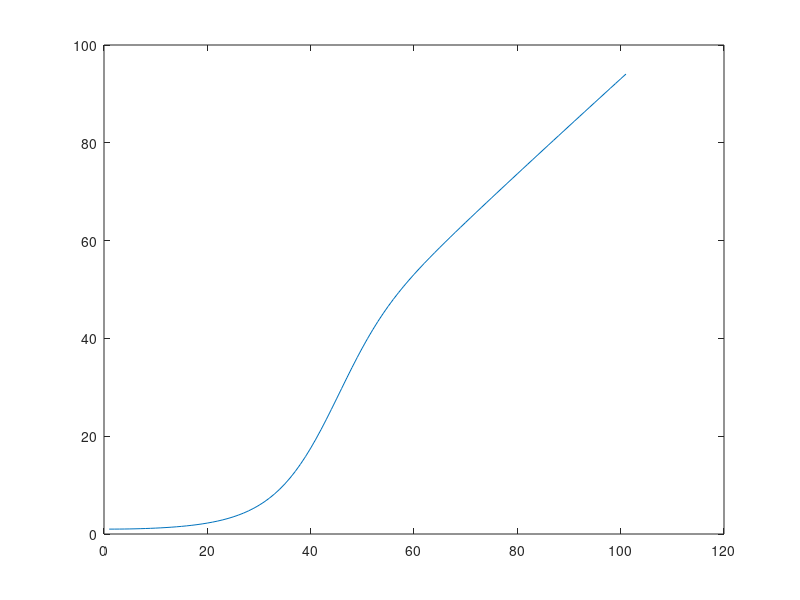

MATLAB code for this plot:
clear all

% Euler parameters
dt = 0.01;
t = 0:dt:1;

% constants
ka = 0.1; %antibiotic kill rate (no reaction)
kd = 0.01; %regular death rate
kO = 0.1; %oxygen monod coefficient
kr = 0.5; %antibiotic reaction rate
muMax = 0.5; %max specific growth rate
nCells = 100;

sourceo2 = ones(length(t), 1);
sourceaB = 0.5*ones(length(t), 1);

%variable vectors
o2 = zeros(length(t), 1); %oxygen concentration
eA = zeros(length(t), 1); %live cell fraction
ab = zeros(length(t), 1); %antibiotic concentration

%initial conditions
o2(1, 1) = 1;
ab(1, 1) = 5;
eA(1, 1) = nCells/nCells;


% Euler integration
for i = 1:length(t)-1
    o2(i+1, 1) = (-muMax*o2(i, 1)*eA(i, 1))*dt + o2(i, 1) + sourceo2(i, 1);
    ab(i+1, 1) = (-kr*ab(i, 1)*eA(i, 1))*dt + ab(i, 1) + sourceaB(i, 1);
    
    eA(i+1, 1) = (muMax*o2(i, 1)*eA(i, 1) - kd*eA(i, 1) - kr*ab(i, 1)*eA(i, 1)*ka)*dt + eA(i, 1);
    eA(i+1, 1) = eA(i+1, 1);
    
    %o2(i+1, 1) = (-muMax*(o2(i, 1) / (kO + o2(i, 1)))*eA(i, 1))*dt + o2(i, 1)  + sourceo2(i, 1);
    %ab(i+1, 1) = (-kr*ab(i, 1)*eA(i, 1))*dt + ab(i, 1) + sourceaB(i, 1);
    
    %eA(i+1, 1) = (muMax*(o2(i, 1)/ (kO + o2(i, 1)))*eA(i, 1) - kd*eA(i, 1) - kr*aB(i, 1)*eA(i, 1)*ka)*dt + eA(i, 1);
    
end

plot(eA)